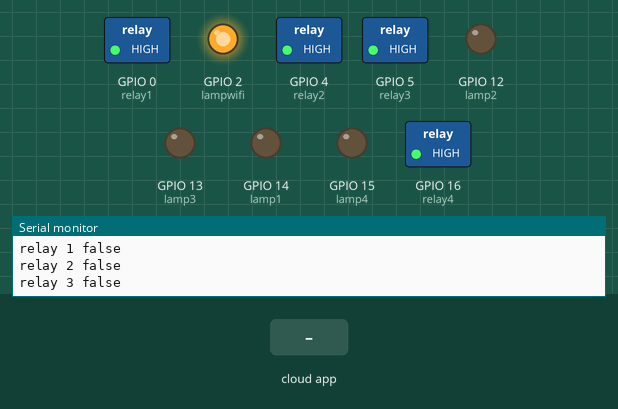
This sketch was run on a simulated ESP8266 (NodeMCU). Shown: switched loads named in the sketch (green lamp = pin HIGH), output pins drawn as LEDs (lit = HIGH), the last lines printed to the serial monitor. The inputs (shaded band) are chosen by the test bench. WiFi joins after 1.5 s; servers stay silent unless stated; the Firebase database answers and starts empty.

Above: at 2.7 s.
2.8 s: the phone or cloud app sets value to 1
At 3.3 s:
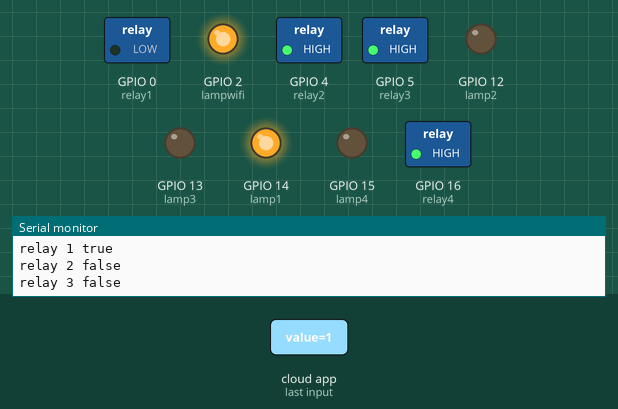
4.3 s: the phone or cloud app sets value to 1
At 5.5 s:
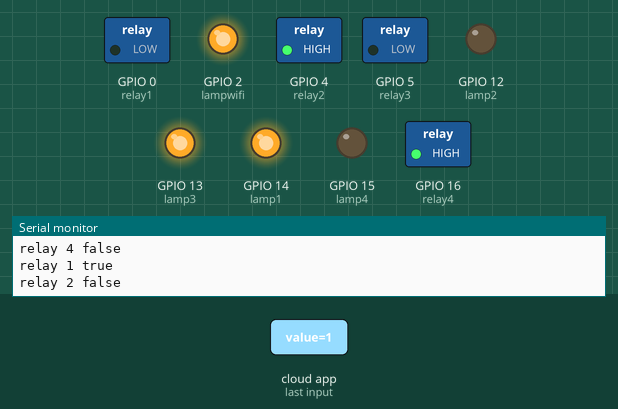
5.8 s: the phone or cloud app sets value to 0
At 7.0 s:
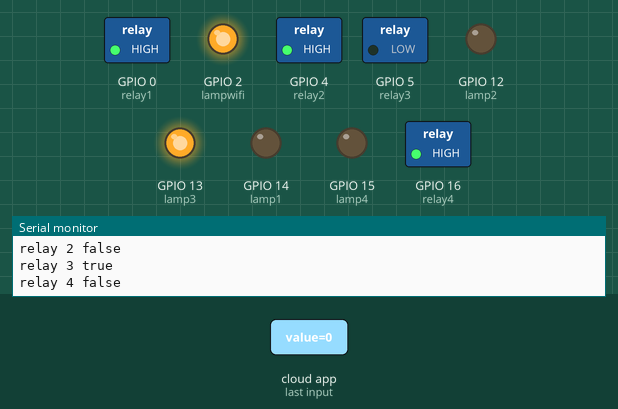
Timing chart, 0 to 8.8 s (numbered marks = the images above; inputs shaded):
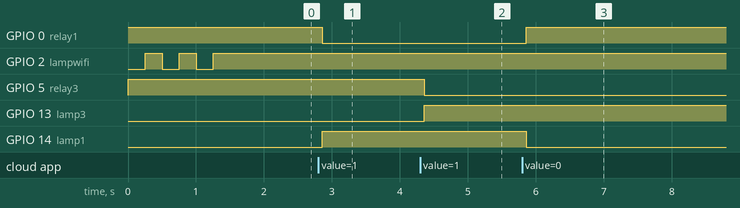

Measured:
- after the input at 2.8 s, GPIO 0 (relay1): HIGH → LOW after 0.05 s; GPIO 14 (lamp1): LOW → HIGH after 0.05 s
- after the input at 4.3 s, GPIO 5 (relay3): HIGH → LOW after 0.06 s; GPIO 13 (lamp3): LOW → HIGH after 0.06 s
- after the input at 5.8 s, GPIO 0 (relay1): LOW → HIGH after 0.06 s; GPIO 14 (lamp1): HIGH → LOW after 0.06 s

The sketch:

nodemcu_smartsocket.ino
```cpp
#include <Arduino.h>
#include <FirebaseESP8266.h>
#include <ESP8266WiFi.h>

#define FIREBASE_HOST "smart-electricsocket-default-rtdb.asia-southeast1.firebasedatabase.app"
#define FIREBASE_AUTH "AIzaSyCuur0IA__hKe-VQQeL0eQ36BNl20bt08M"
#define WIFI_SSID "CatCave"
#define WIFI_PASSWORD "PasswordWifi12"

FirebaseData firebaseData;

int relay1 = 0;
int relay2 = 4;
int relay3 = 5;
int relay4 = 16;

int lamp1 = 14;
int lamp2 = 12;
int lamp3 = 13;
int lamp4 = 15;

int lampwifi = 2;


void setup() {
  Serial.begin(115200);

  pinMode(relay1, OUTPUT);
  digitalWrite(relay1, HIGH);

  pinMode(relay2, OUTPUT);
  digitalWrite(relay2, HIGH);

  pinMode(relay3, OUTPUT);
  digitalWrite(relay3, HIGH);

  pinMode(relay4, OUTPUT);
  digitalWrite(relay4, HIGH);

  pinMode(lamp1, OUTPUT);
  digitalWrite(lamp1, LOW);

  pinMode(lamp2, OUTPUT);
  digitalWrite(lamp2, LOW);

  pinMode(lamp3, OUTPUT);
  digitalWrite(lamp3, LOW);

  pinMode(lamp4, OUTPUT);
  digitalWrite(lamp4, LOW);

  pinMode(lampwifi, OUTPUT);
  digitalWrite(lampwifi, LOW);

  konekWifi();
  Firebase.begin(FIREBASE_HOST, FIREBASE_AUTH);
  Firebase.reconnectWiFi(true);

}

void konekWifi() {
  Serial.println("Konek ke wifi");

  WiFi.begin(WIFI_SSID, WIFI_PASSWORD);
  while (WiFi.status() != WL_CONNECTED) {
    delay(250);
    digitalWrite(lampwifi, HIGH);
    Serial.print(".");
      delay(250);
    digitalWrite(lampwifi, LOW);
    Serial.print(".");

  }
  Serial.println("Sukses terkoneksi wifi!");
  digitalWrite(lampwifi, HIGH);
  Serial.println("IP Address:");
  Serial.println(WiFi.localIP());

}

void loop() {

  if(Firebase.getBool(firebaseData, "/data/socket1/value")) {
    bool status = firebaseData.boolData();
    if (status) {
      Serial.println("relay 1 true");
      digitalWrite(relay1, LOW);
      digitalWrite(lamp1, HIGH);
    } else {
      Serial.println("relay 1 false");
      digitalWrite(relay1, HIGH);
      digitalWrite(lamp1, LOW);

    }
  }

  if(Firebase.getBool(firebaseData, "/data/socket2/value")) {
    bool status = firebaseData.boolData();
    if (status) {
      Serial.println("relay 2 true");
      digitalWrite(relay2, LOW);
      digitalWrite(lamp2, HIGH);
    } else {
      Serial.println("relay 2 false");
      digitalWrite(relay2, HIGH);
      digitalWrite(lamp2, LOW);
    }
  }

  if(Firebase.getBool(firebaseData, "/data/socket3/value")) {
    bool status = firebaseData.boolData();
    if (status) {
      Serial.println("relay 3 true");
      digitalWrite(relay3, LOW);
      digitalWrite(lamp3, HIGH);
    } else {
      Serial.println("relay 3 false");
      digitalWrite(relay3, HIGH);
      digitalWrite(lamp3, LOW);
    }
  }

  if(Firebase.getBool(firebaseData, "/data/socket4/value")) {
    bool status = firebaseData.boolData();
    if (status) {
      Serial.println("relay 4 true");
      digitalWrite(relay4, LOW);
      digitalWrite(lamp4, HIGH);
    } else {
      Serial.println("relay 4 false");
      digitalWrite(relay4, HIGH);
      digitalWrite(lamp4, LOW);
    }
  }
}
```
